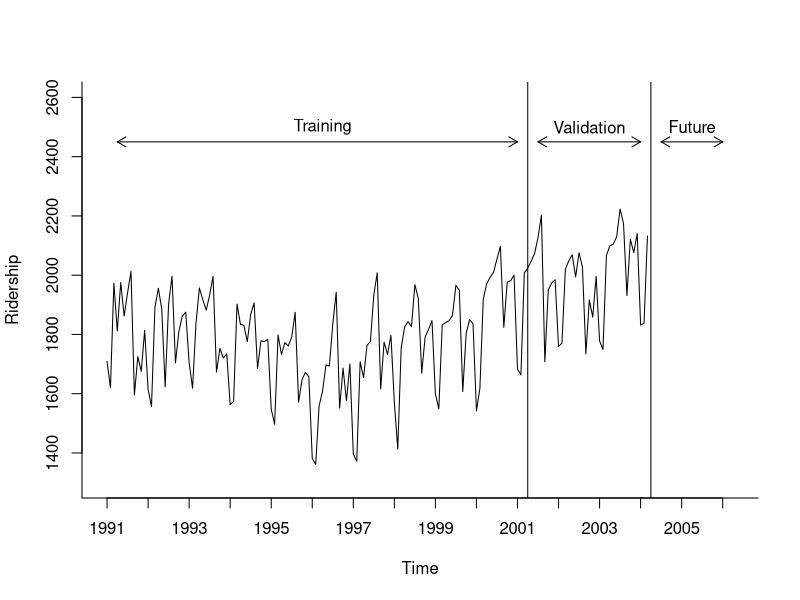
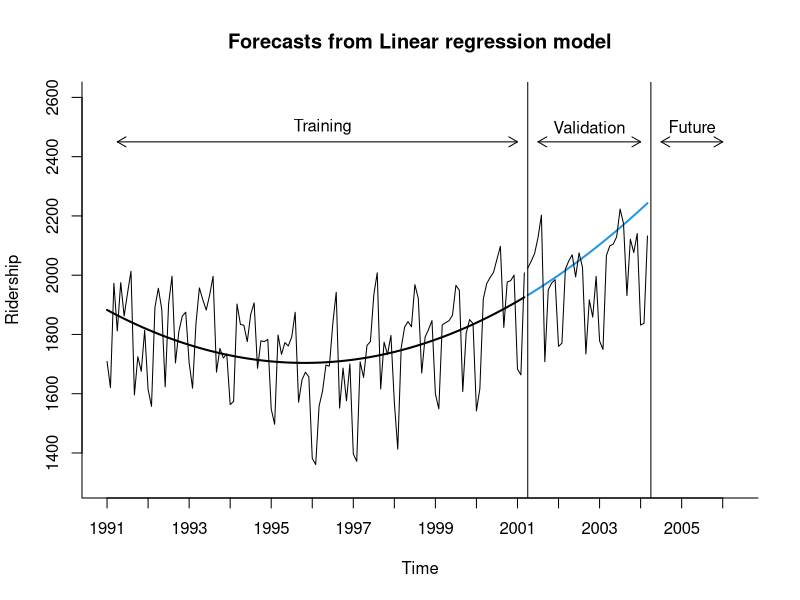
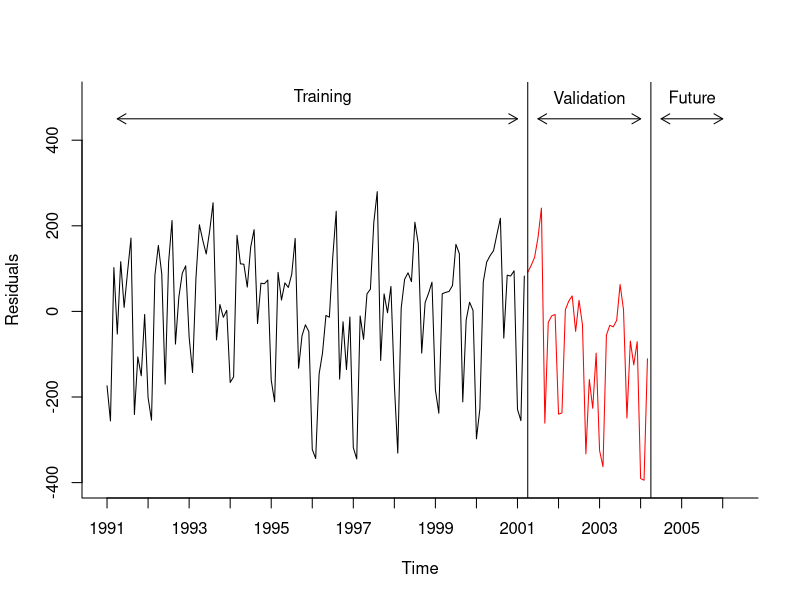
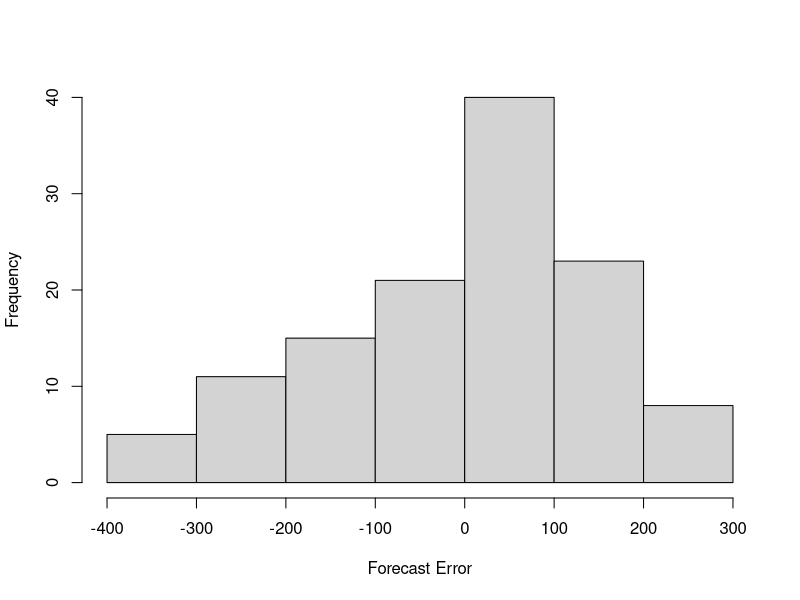
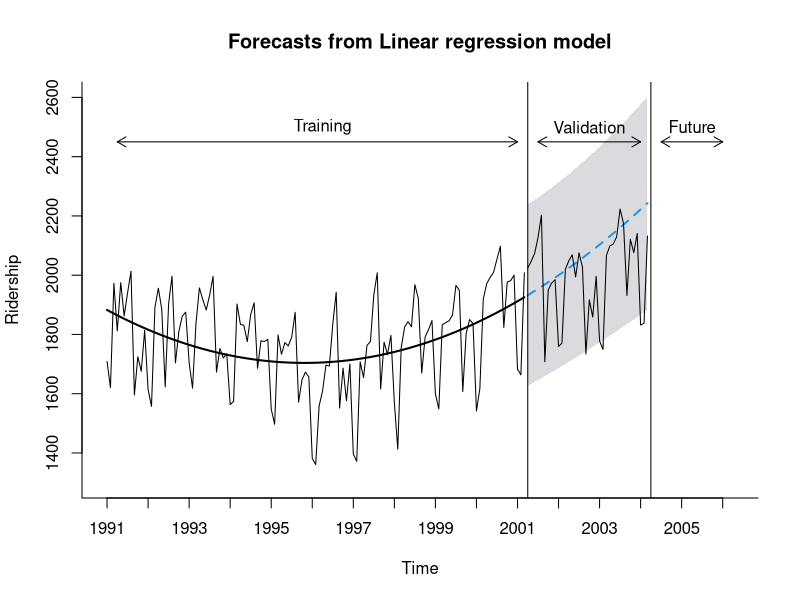
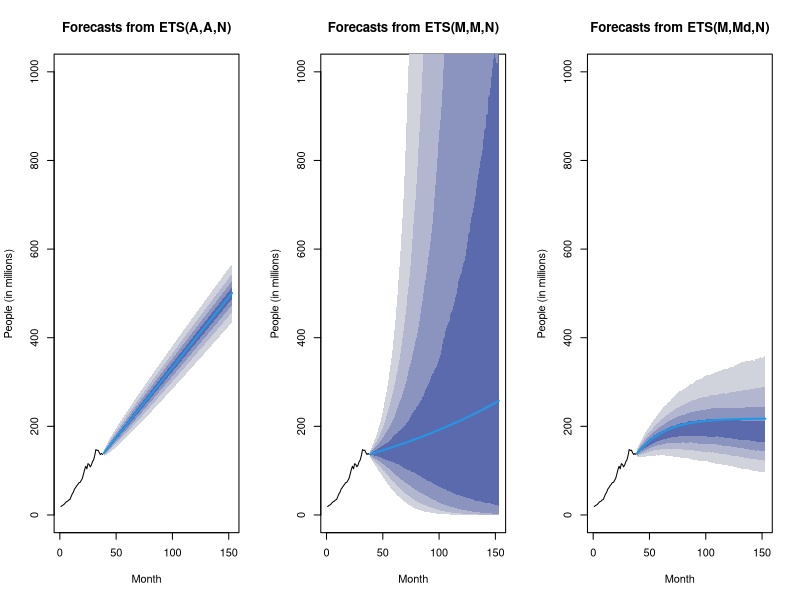
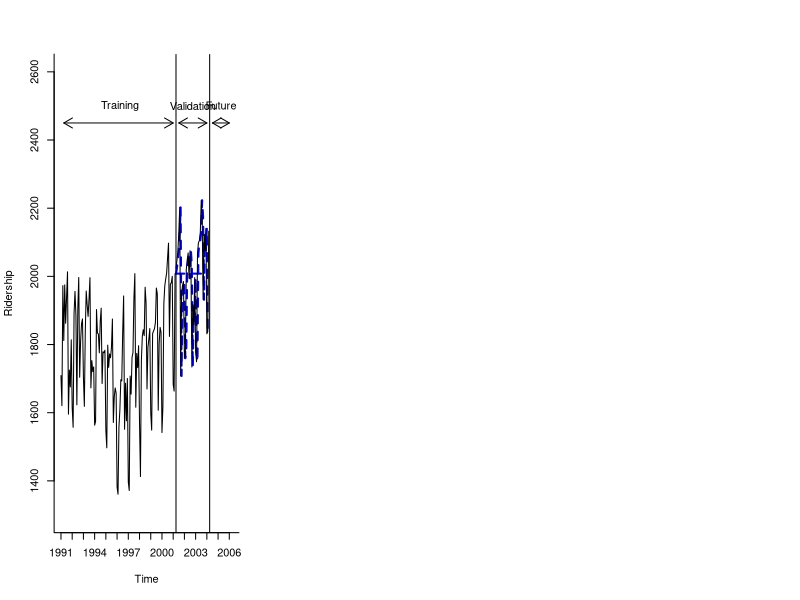

These figures' R source, in order:
## ---- chunk 1
library(forecast)
## ---- chunk 2
Amtrak.data <- read.csv("data-raw/Amtrak data.csv")
ridership.ts <- ts(Amtrak.data$Ridership, start = c(1991, 1), end = c(2004, 3), freq = 12)
## ---- chunk 3
plot(ridership.ts,
  ylim = c(1300, 2600), ylab = "Ridership", xlab = "Time",
  bty = "l", xaxt = "n", xlim = c(1991, 2006.25)
)
axis(1, at = seq(1991, 2006, 1), labels = format(seq(1991, 2006, 1), digits = 2))
lines(c(2004.25 - 3, 2004.25 - 3), c(0, 3500))
lines(c(2004.25, 2004.25), c(0, 3500))
text(1996.25, 2500, "Training")
text(2002.75, 2500, "Validation")
text(2005.25, 2500, "Future")
arrows(2004 - 3, 2450, 1991.25, 2450, code = 3, length = 0.1, lwd = 1, angle = 30)
arrows(2004.5 - 3, 2450, 2004, 2450, code = 3, length = 0.1, lwd = 1, angle = 30)
arrows(2004.5, 2450, 2006, 2450, code = 3, length = 0.1, lwd = 1, angle = 30)
## ---- chunk 4
stepsAhead <- 36
nTrain <- length(ridership.ts) - stepsAhead
train.ts <- window(ridership.ts, start = c(1991, 1), end = c(1991, nTrain))
valid.ts <- window(ridership.ts,
  start = c(1991, nTrain + 1),
  end = c(1991, nTrain + stepsAhead)
)
ridership.lm <- tslm(train.ts ~ trend + I(trend^2))
ridership.lm.pred <- forecast(ridership.lm, h = stepsAhead, level = 0)
## ---- chunk 5
plot(ridership.lm.pred,
  ylim = c(1300, 2600), ylab = "Ridership", xlab = "Time",
  bty = "l", xaxt = "n", xlim = c(1991, 2006.25)
)
axis(1, at = seq(1991, 2006, 1), labels = format(seq(1991, 2006, 1)))
lines(ridership.lm$fitted, lwd = 2)
lines(valid.ts)
lines(c(2004.25 - 3, 2004.25 - 3), c(0, 3500))
lines(c(2004.25, 2004.25), c(0, 3500))
text(1996.25, 2500, "Training")
text(2002.75, 2500, "Validation")
text(2005.25, 2500, "Future")
arrows(2004 - 3, 2450, 1991.25, 2450, code = 3, length = 0.1, lwd = 1, angle = 30)
arrows(2004.5 - 3, 2450, 2004, 2450, code = 3, length = 0.1, lwd = 1, angle = 30)
arrows(2004.5, 2450, 2006, 2450, code = 3, length = 0.1, lwd = 1, angle = 30)
## ---- chunk 6
nValid <- 36
nTrain <- length(ridership.ts) - nValid
train.ts <- window(ridership.ts, start = c(1991, 1), end = c(1991, nTrain))
valid.ts <- window(ridership.ts,
  start = c(1991, nTrain + 1),
  end = c(1991, nTrain + nValid)
)
ridership.lm <- tslm(train.ts ~ poly(trend, 2, raw = 2))
ridership.lm.pred <- forecast(ridership.lm, h = nValid, level = 0)

res <- round(valid.ts - ridership.lm.pred$mean, digits = 3)
cbind(ridership.lm.pred$mean, valid.ts, res)
## ---- chunk 7
valid.ts <- window(ridership.ts,
  start = c(1991, nTrain + 1),
  end = c(1991, nTrain + nValid)
)
accuracy(ridership.lm.pred$mean, valid.ts)
## ---- chunk 8
stepsAhead <- 36
nTrain <- length(ridership.ts) - stepsAhead
train.ts <- window(ridership.ts, start = c(1991, 1), end = c(1991, nTrain))
valid.ts <- window(ridership.ts,
  start = c(1991, nTrain + 1),
  end = c(1991, nTrain + stepsAhead)
)
ridership.lm <- tslm(train.ts ~ trend + I(trend^2))
ridership.lm.pred <- forecast(ridership.lm, h = stepsAhead, level = 0)
## ---- chunk 9
plot(ridership.lm.pred$residuals,
  ylim = c(-400, 500),
  ylab = "Residuals", xlab = "Time",
  bty = "l", xaxt = "n", xlim = c(1991, 2006.25)
)
axis(1, at = seq(1991, 2006, 1), labels = format(seq(1991, 2006, 1)))
lines(valid.ts - ridership.lm.pred$mean, lwd = 1, col = "red")
lines(c(2004.25 - 3, 2004.25 - 3), c(-500, 3500))
lines(c(2004.25, 2004.25), c(-500, 3500))
text(1996.25, 500, "Training")
text(2002.75, 500, "Validation")
text(2005.25, 500, "Future")
arrows(2004 - 3, 450, 1991.25, 450, code = 3, length = 0.1, lwd = 1, angle = 30)
arrows(2004.5 - 3, 450, 2004, 450, code = 3, length = 0.1, lwd = 1, angle = 30)
arrows(2004.5, 450, 2006, 450, code = 3, length = 0.1, lwd = 1, angle = 30)
## ---- chunk 10
names(ridership.lm.pred)
ridership.lm.pred$residuals
## ---- chunk 11
(valid.ts - ridership.lm.pred$mean)
## ---- chunk 12
hist(ridership.lm.pred$residuals,
  ylab = "Frequency",
  xlab = "Forecast Error", bty = "l", main = ""
)
## ---- chunk 13
stepsAhead <- 36
nTrain <- length(ridership.ts) - stepsAhead
train.ts <- window(ridership.ts, start = c(1991, 1), end = c(1991, nTrain))
valid.ts <- window(ridership.ts,
  start = c(1991, nTrain + 1),
  end = c(1991, nTrain + stepsAhead)
)
ridership.lm <- tslm(train.ts ~ trend + I(trend^2))
ridership.lm.pred <- forecast(ridership.lm, h = stepsAhead, level = 95)
## ---- chunk 14
plot(ridership.lm.pred,
  ylim = c(1300, 2600), ylab = "Ridership", xlab = "Time",
  bty = "l", xaxt = "n", xlim = c(1991, 2006.25), flty = 2
)
axis(1, at = seq(1991, 2006, 1), labels = format(seq(1991, 2006, 1)))
lines(ridership.lm$fitted, lwd = 2)
lines(valid.ts)
lines(c(2004.25 - 3, 2004.25 - 3), c(0, 3500))
lines(c(2004.25, 2004.25), c(0, 3500))
text(1996.25, 2500, "Training")
text(2002.75, 2500, "Validation")
text(2005.25, 2500, "Future")
arrows(2004 - 3, 2450, 1991.25, 2450, code = 3, length = 0.1, lwd = 1, angle = 30)
arrows(2004.5 - 3, 2450, 2004, 2450, code = 3, length = 0.1, lwd = 1, angle = 30)
arrows(2004.5, 2450, 2006, 2450, code = 3, length = 0.1, lwd = 1, angle = 30)
## ---- chunk 15
tumblr.data <- read.csv("data-raw/Tumblr.csv")
people.ts <- ts(tumblr.data$People.Worldwide) / 1000000

# Run three exponential smoothing models: AAN, MMN, and MMdN.
# MMN stands for Multiplicative error, Multiplicative trend, and No seasonality. MMdN stands for Multiplicative error, Multiplicative damped trend, and No seasonality.
people.ets.AAN <- ets(people.ts, model = "AAN")
people.ets.MMN <- ets(people.ts, model = "MMN", damped = FALSE)
people.ets.MMdN <- ets(people.ts, model = "MMN", damped = TRUE)

# Create their prediction "cones" for 115 months into the future (Jun 2013 to Dec 2022).
people.ets.AAN.pred <- forecast(people.ets.AAN, h = 115, level = c(0.2, 0.4, 0.6, 0.8))
people.ets.MMN.pred <- forecast(people.ets.MMN, h = 115, level = c(0.2, 0.4, 0.6, 0.8))
people.ets.MMdN.pred <- forecast(people.ets.MMdN, h = 115, level = c(0.2, 0.4, 0.6, 0.8))
## ---- chunk 16
# Compare the three models' "forecast cones" visually.
par(mfrow = c(1, 3)) # This command sets the plot window to show 1 row of 3 plots.
plot(people.ets.AAN.pred, xlab = "Month", ylab = "People (in millions)", ylim = c(0, 1000))
plot(people.ets.MMN.pred, xlab = "Month", ylab = "People (in millions)", ylim = c(0, 1000))
plot(people.ets.MMdN.pred, xlab = "Month", ylab = "People (in millions)", ylim = c(0, 1000))
## ---- chunk 17
# Examine the lower and upper limits of the MMN model's prediction cones.
head(people.ets.MMN.pred$lower)
head(people.ets.MMN.pred$upper)
## ---- chunk 18
fixed.nValid <- 36
fixed.nTrain <- length(ridership.ts) - fixed.nValid
train.ts <- window(ridership.ts, start = c(1991, 1), end = c(1991, fixed.nTrain))
valid.ts <- window(ridership.ts, start = c(1991, fixed.nTrain + 1), end = c(1991, fixed.nTrain + fixed.nValid))
naive.fixed <- naive(train.ts, h = fixed.nValid)
naive.roll <- ts(Amtrak.data$Ridership[fixed.nTrain:(fixed.nTrain + fixed.nValid - 1)], start = c(1991, fixed.nTrain + 1), end = c(1991, fixed.nTrain + fixed.nValid), freq = 12)

# Figure 3-6 (한글판 3.7)
plot(train.ts, ylim = c(1300, 2600), ylab = "Ridership", xlab = "Time", bty = "l", xaxt = "n", xlim = c(1991, 2006.25), main = "")
axis(1, at = seq(1991, 2006, 1), labels = format(seq(1991, 2006, 1)))
lines(naive.fixed$mean, lwd = 2, col = "blue", lty = 2)
lines(naive.roll, lwd = 2, col = "blue", lty = 2)
lines(valid.ts)
lines(c(2004.25 - 3, 2004.25 - 3), c(0, 3500))
lines(c(2004.25, 2004.25), c(0, 3500))
text(1996.25, 2500, "Training")
text(2002.75, 2500, "Validation")
text(2005.25, 2500, "Future")
arrows(2004 - 3, 2450, 1991.25, 2450, code = 3, length = 0.1, lwd = 1, angle = 30)
arrows(2004.5 - 3, 2450, 2004, 2450, code = 3, length = 0.1, lwd = 1, angle = 30)
arrows(2004.5, 2450, 2006, 2450, code = 3, length = 0.1, lwd = 1, angle = 30)
## ---- chunk 19
fixed.nValid <- 36
fixed.nTrain <- length(ridership.ts) - fixed.nValid
stepsAhead <- 1
error <- rep(0, fixed.nValid - stepsAhead + 1)
percent.error <- rep(0, fixed.nValid - stepsAhead + 1)
for (j in fixed.nTrain:(fixed.nTrain + fixed.nValid - stepsAhead)) {
  train.ts <- window(ridership.ts, start = c(1991, 1), end = c(1991, j))
  valid.ts <- window(ridership.ts, start = c(1991, j + stepsAhead), end = c(1991, j + stepsAhead))
  naive.pred <- naive(train.ts, h = stepsAhead)
  error[j - fixed.nTrain + 1] <- valid.ts - naive.pred$mean[stepsAhead]
  percent.error[j - fixed.nTrain + 1] <- error[j - fixed.nTrain + 1] / valid.ts
}
mean(abs(error))
sqrt(mean(error^2))
mean(abs(percent.error))
## ---- chunk 20
fixed.nValid <- 36
fixed.nTrain <- length(ridership.ts) - fixed.nValid
mae <- rep(0, fixed.nValid)
rmse <- rep(0, fixed.nValid)
mape <- rep(0, fixed.nValid)
for (i in 1:36) {
  stepsAhead <- i
  error <- rep(0, fixed.nValid - stepsAhead + 1)
  percent.error <- rep(0, fixed.nValid - stepsAhead + 1)
  for (j in fixed.nTrain:(fixed.nTrain + fixed.nValid - stepsAhead)) {
    train.ts <- window(ridership.ts, start = c(1991, 1), end = c(1991, j))
    valid.ts <- window(ridership.ts, start = c(1991, j + stepsAhead), end = c(1991, j + stepsAhead))
    naive.pred <- naive(train.ts, h = stepsAhead)
    error[j - fixed.nTrain + 1] <- valid.ts - naive.pred$mean[stepsAhead]
    percent.error[j - fixed.nTrain + 1] <- error[j - fixed.nTrain + 1] / valid.ts
  }
  mae[i] <- mean(abs(error))
  rmse[i] <- sqrt(mean(error^2))
  mape[i] <- mean(abs(percent.error))
}
mean(mae)
mean(rmse)
mean(mape)
## ---- chunk 21
fixed.nValid <- 36
fixed.nTrain <- length(ridership.ts) - fixed.nValid
train.ts <- window(ridership.ts, start = c(1991, 1), end = c(1991, fixed.nTrain))
valid.ts <- window(ridership.ts, start = c(1991, fixed.nTrain + 1), end = c(1991, fixed.nTrain + fixed.nValid))
naive.pred <- naive(train.ts, h = fixed.nValid)
snaive.pred <- snaive(train.ts, h = fixed.nValid)
accuracy(naive.pred, valid.ts)
accuracy(snaive.pred, valid.ts)
## ---- chunk 22
data.frame(naive.pred$mean)
data.frame(valid.ts)
## ---- chunk 23
valid.ts
naive.pred
snaive.pred
## ---- chunk 24
fixed.nValid <- 36
fixed.nTrain <- length(ridership.ts) - fixed.nValid
stepsAhead <- 1
error.naive <- rep(0, fixed.nValid - stepsAhead + 1)
percent.error.naive <- rep(0, fixed.nValid - stepsAhead + 1)
error.snaive <- rep(0, fixed.nValid - stepsAhead + 1)
percent.error.snaive <- rep(0, fixed.nValid - stepsAhead + 1)
for (j in fixed.nTrain:(fixed.nTrain + fixed.nValid - stepsAhead)) {
  train.ts <- window(ridership.ts, start = c(1991, 1), end = c(1991, j))
  valid.ts <- window(ridership.ts, start = c(1991, j + stepsAhead), end = c(1991, j + stepsAhead))
  naive.pred <- naive(train.ts, h = stepsAhead)
  snaive.pred <- snaive(train.ts, h = stepsAhead)
  error.naive[j - fixed.nTrain + 1] <- valid.ts - naive.pred$mean[stepsAhead]
  percent.error.naive[j - fixed.nTrain + 1] <- error.naive[j - fixed.nTrain + 1] / valid.ts
  error.snaive[j - fixed.nTrain + 1] <- valid.ts - snaive.pred$mean[stepsAhead]
  percent.error.snaive[j - fixed.nTrain + 1] <- error.snaive[j - fixed.nTrain + 1] / valid.ts
}
## ---- chunk 25
mean(abs(error.naive))
sqrt(mean(error.naive^2))
mean(abs(percent.error.naive))
## ---- chunk 26
mean(abs(error.snaive))
sqrt(mean(error.snaive^2))
mean(abs(percent.error.snaive))
